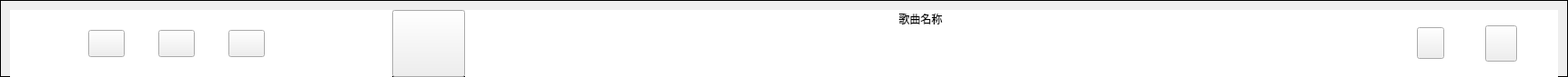
<?xml version="1.0" encoding="UTF-8"?>
<ui version="4.0">
 <class>CBottomWgtClass</class>
 <widget class="QWidget" name="CBottomWgtClass">
  <property name="geometry">
   <rect>
    <x>0</x>
    <y>0</y>
    <width>1723</width>
    <height>85</height>
   </rect>
  </property>
  <property name="sizePolicy">
   <sizepolicy hsizetype="Preferred" vsizetype="Fixed">
    <horstretch>0</horstretch>
    <verstretch>0</verstretch>
   </sizepolicy>
  </property>
  <property name="minimumSize">
   <size>
    <width>0</width>
    <height>85</height>
   </size>
  </property>
  <property name="windowTitle">
   <string>CBottomWgt</string>
  </property>
  <property name="styleSheet">
   <string notr="true">#CBottomWgtClass{
	border:1px solid black;
}</string>
  </property>
  <layout class="QVBoxLayout" name="verticalLayout_5">
   <property name="spacing">
    <number>0</number>
   </property>
   <property name="leftMargin">
    <number>0</number>
   </property>
   <property name="topMargin">
    <number>0</number>
   </property>
   <property name="rightMargin">
    <number>0</number>
   </property>
   <property name="bottomMargin">
    <number>0</number>
   </property>
   <item>
    <widget class="QWidget" name="bgWgt" native="true">
     <property name="sizePolicy">
      <sizepolicy hsizetype="Expanding" vsizetype="Maximum">
       <horstretch>0</horstretch>
       <verstretch>0</verstretch>
      </sizepolicy>
     </property>
     <property name="maximumSize">
      <size>
       <width>16777215</width>
       <height>85</height>
      </size>
     </property>
     <layout class="QVBoxLayout" name="verticalLayout_6">
      <property name="bottomMargin">
       <number>0</number>
      </property>
      <item>
       <layout class="QHBoxLayout" name="horizontalLayout_4">
        <property name="spacing">
         <number>0</number>
        </property>
        <item>
         <widget class="QWidget" name="leftWgt" native="true">
          <property name="sizePolicy">
           <sizepolicy hsizetype="Expanding" vsizetype="Preferred">
            <horstretch>0</horstretch>
            <verstretch>0</verstretch>
           </sizepolicy>
          </property>
          <property name="maximumSize">
           <size>
            <width>420</width>
            <height>85</height>
           </size>
          </property>
          <property name="styleSheet">
           <string notr="true">#leftWgt{
	background:#ffffff;
}</string>
          </property>
          <layout class="QVBoxLayout" name="verticalLayout">
           <property name="spacing">
            <number>0</number>
           </property>
           <property name="leftMargin">
            <number>0</number>
           </property>
           <property name="topMargin">
            <number>0</number>
           </property>
           <property name="rightMargin">
            <number>0</number>
           </property>
           <property name="bottomMargin">
            <number>0</number>
           </property>
           <item>
            <layout class="QHBoxLayout" name="horizontalLayout">
             <property name="spacing">
              <number>0</number>
             </property>
             <item>
              <spacer name="horizontalSpacer">
               <property name="orientation">
                <enum>Qt::Horizontal</enum>
               </property>
               <property name="sizeHint" stdset="0">
                <size>
                 <width>40</width>
                 <height>20</height>
                </size>
               </property>
              </spacer>
             </item>
             <item>
              <widget class="QPushButton" name="inSongBtn">
               <property name="sizePolicy">
                <sizepolicy hsizetype="Minimum" vsizetype="Maximum">
                 <horstretch>0</horstretch>
                 <verstretch>0</verstretch>
                </sizepolicy>
               </property>
               <property name="maximumSize">
                <size>
                 <width>16777215</width>
                 <height>30</height>
                </size>
               </property>
               <property name="styleSheet">
                <string notr="true">#inSongBtn{
	border-image: url(:/MusicPlayer/img/上一曲.png);
}
#inSongBtn:hover{
	border-image: url(:/MusicPlayer/img/上一曲_hover.png);
}</string>
               </property>
               <property name="text">
                <string/>
               </property>
              </widget>
             </item>
             <item>
              <spacer name="horizontalSpacer_2">
               <property name="orientation">
                <enum>Qt::Horizontal</enum>
               </property>
               <property name="sizeType">
                <enum>QSizePolicy::Maximum</enum>
               </property>
               <property name="sizeHint" stdset="0">
                <size>
                 <width>37</width>
                 <height>20</height>
                </size>
               </property>
              </spacer>
             </item>
             <item>
              <widget class="QPushButton" name="startBtn">
               <property name="sizePolicy">
                <sizepolicy hsizetype="Minimum" vsizetype="Maximum">
                 <horstretch>0</horstretch>
                 <verstretch>0</verstretch>
                </sizepolicy>
               </property>
               <property name="maximumSize">
                <size>
                 <width>16777215</width>
                 <height>30</height>
                </size>
               </property>
               <property name="styleSheet">
                <string notr="true">#startBtn{
	border-image: url(:/MusicPlayer/img/播放2.png);
}
#startBtn:hover{
	border-image: url(:/MusicPlayer/img/播放2_hover.png);
}
#startBtn:checked{
	border-image: url(:/MusicPlayer/img/暂停.png);
}</string>
               </property>
               <property name="text">
                <string/>
               </property>
               <property name="checkable">
                <bool>true</bool>
               </property>
               <property name="autoRepeat">
                <bool>true</bool>
               </property>
              </widget>
             </item>
             <item>
              <spacer name="horizontalSpacer_3">
               <property name="orientation">
                <enum>Qt::Horizontal</enum>
               </property>
               <property name="sizeType">
                <enum>QSizePolicy::Maximum</enum>
               </property>
               <property name="sizeHint" stdset="0">
                <size>
                 <width>37</width>
                 <height>20</height>
                </size>
               </property>
              </spacer>
             </item>
             <item>
              <widget class="QPushButton" name="nextSongBtn">
               <property name="sizePolicy">
                <sizepolicy hsizetype="Minimum" vsizetype="Maximum">
                 <horstretch>0</horstretch>
                 <verstretch>0</verstretch>
                </sizepolicy>
               </property>
               <property name="maximumSize">
                <size>
                 <width>16777215</width>
                 <height>30</height>
                </size>
               </property>
               <property name="styleSheet">
                <string notr="true">#nextSongBtn{
	border-image: url(:/MusicPlayer/img/下一曲.png);
}
#nextSongBtn:hover{
	border-image: url(:/MusicPlayer/img/下一曲_hover.png);
}</string>
               </property>
               <property name="text">
                <string/>
               </property>
              </widget>
             </item>
             <item>
              <spacer name="horizontalSpacer_4">
               <property name="orientation">
                <enum>Qt::Horizontal</enum>
               </property>
               <property name="sizeType">
                <enum>QSizePolicy::Maximum</enum>
               </property>
               <property name="sizeHint" stdset="0">
                <size>
                 <width>140</width>
                 <height>20</height>
                </size>
               </property>
              </spacer>
             </item>
            </layout>
           </item>
          </layout>
         </widget>
        </item>
        <item>
         <layout class="QHBoxLayout" name="horizontalLayout_2">
          <property name="spacing">
           <number>0</number>
          </property>
          <item>
           <widget class="QPushButton" name="musicShowBtn">
            <property name="sizePolicy">
             <sizepolicy hsizetype="Maximum" vsizetype="Maximum">
              <horstretch>0</horstretch>
              <verstretch>0</verstretch>
             </sizepolicy>
            </property>
            <property name="minimumSize">
             <size>
              <width>80</width>
              <height>0</height>
             </size>
            </property>
            <property name="maximumSize">
             <size>
              <width>80</width>
              <height>90</height>
             </size>
            </property>
            <property name="styleSheet">
             <string notr="true">#musicShowBtn{
	
	border-image: url(:/MusicPlayer/img/musicImg.png);
}</string>
            </property>
            <property name="text">
             <string/>
            </property>
           </widget>
          </item>
          <item>
           <widget class="QWidget" name="contentWgt" native="true">
            <property name="sizePolicy">
             <sizepolicy hsizetype="Expanding" vsizetype="Maximum">
              <horstretch>0</horstretch>
              <verstretch>0</verstretch>
             </sizepolicy>
            </property>
            <property name="maximumSize">
             <size>
              <width>10000</width>
              <height>85</height>
             </size>
            </property>
            <property name="styleSheet">
             <string notr="true">#contentWgt{
	background:#ffffff;
}</string>
            </property>
            <layout class="QVBoxLayout" name="verticalLayout_3">
             <property name="spacing">
              <number>0</number>
             </property>
             <property name="leftMargin">
              <number>0</number>
             </property>
             <property name="topMargin">
              <number>0</number>
             </property>
             <property name="rightMargin">
              <number>0</number>
             </property>
             <property name="bottomMargin">
              <number>0</number>
             </property>
             <item>
              <layout class="QVBoxLayout" name="verticalLayout_2">
               <property name="spacing">
                <number>0</number>
               </property>
               <item>
                <widget class="QLabel" name="musicNameLabel">
                 <property name="sizePolicy">
                  <sizepolicy hsizetype="Preferred" vsizetype="Minimum">
                   <horstretch>0</horstretch>
                   <verstretch>0</verstretch>
                  </sizepolicy>
                 </property>
                 <property name="maximumSize">
                  <size>
                   <width>16777215</width>
                   <height>20</height>
                  </size>
                 </property>
                 <property name="text">
                  <string>歌曲名称</string>
                 </property>
                 <property name="alignment">
                  <set>Qt::AlignCenter</set>
                 </property>
                </widget>
               </item>
               <item>
                <widget class="DownProcessBar" name="processWidget" native="true">
                 <property name="sizePolicy">
                  <sizepolicy hsizetype="Maximum" vsizetype="Maximum">
                   <horstretch>0</horstretch>
                   <verstretch>0</verstretch>
                  </sizepolicy>
                 </property>
                 <property name="maximumSize">
                  <size>
                   <width>100000</width>
                   <height>60</height>
                  </size>
                 </property>
                 <property name="styleSheet">
                  <string notr="true"/>
                 </property>
                </widget>
               </item>
              </layout>
             </item>
            </layout>
           </widget>
          </item>
         </layout>
        </item>
        <item>
         <widget class="QWidget" name="rightWgt" native="true">
          <property name="sizePolicy">
           <sizepolicy hsizetype="Expanding" vsizetype="Maximum">
            <horstretch>0</horstretch>
            <verstretch>0</verstretch>
           </sizepolicy>
          </property>
          <property name="maximumSize">
           <size>
            <width>200</width>
            <height>85</height>
           </size>
          </property>
          <property name="styleSheet">
           <string notr="true">#rightWgt{
	background:#ffffff;
}</string>
          </property>
          <layout class="QVBoxLayout" name="verticalLayout_4">
           <property name="spacing">
            <number>0</number>
           </property>
           <property name="leftMargin">
            <number>0</number>
           </property>
           <property name="topMargin">
            <number>0</number>
           </property>
           <property name="rightMargin">
            <number>0</number>
           </property>
           <property name="bottomMargin">
            <number>0</number>
           </property>
           <item>
            <layout class="QHBoxLayout" name="horizontalLayout_3">
             <property name="spacing">
              <number>0</number>
             </property>
             <item>
              <widget class="QPushButton" name="songListBtn">
               <property name="sizePolicy">
                <sizepolicy hsizetype="Preferred" vsizetype="Maximum">
                 <horstretch>0</horstretch>
                 <verstretch>0</verstretch>
                </sizepolicy>
               </property>
               <property name="maximumSize">
                <size>
                 <width>30</width>
                 <height>35</height>
                </size>
               </property>
               <property name="styleSheet">
                <string notr="true">#songListBtn{
	border-image: url(:/MusicPlayer/img/音乐列表.png);
}
#songListBtn:hover{
	border-image: url(:/MusicPlayer/img/音乐列表_hover.png);
}
#songListBtn::checked{
border-image: url(:/MusicPlayer/img/音乐列表_hover.png);
}</string>
               </property>
               <property name="text">
                <string/>
               </property>
               <property name="checkable">
                <bool>true</bool>
               </property>
               <property name="autoExclusive">
                <bool>true</bool>
               </property>
              </widget>
             </item>
             <item>
              <widget class="QPushButton" name="voiceBtn">
               <property name="sizePolicy">
                <sizepolicy hsizetype="Preferred" vsizetype="Maximum">
                 <horstretch>0</horstretch>
                 <verstretch>0</verstretch>
                </sizepolicy>
               </property>
               <property name="maximumSize">
                <size>
                 <width>35</width>
                 <height>40</height>
                </size>
               </property>
               <property name="styleSheet">
                <string notr="true">#voiceBtn{
	border-image: url(:/MusicPlayer/img/声音.png);
}
#voiceBtn:pressed{
	border-image: url(:/MusicPlayer/img/声音静音.png);
}</string>
               </property>
               <property name="text">
                <string/>
               </property>
              </widget>
             </item>
            </layout>
           </item>
          </layout>
         </widget>
        </item>
       </layout>
      </item>
     </layout>
    </widget>
   </item>
  </layout>
 </widget>
 <layoutdefault spacing="6" margin="11"/>
 <customwidgets>
  <customwidget>
   <class>DownProcessBar</class>
   <extends>QWidget</extends>
   <header location="global">DownProcessBar.h</header>
   <container>1</container>
  </customwidget>
 </customwidgets>
 <resources>
  <include location="MusicPlayer.qrc"/>
 </resources>
 <connections/>
</ui>
